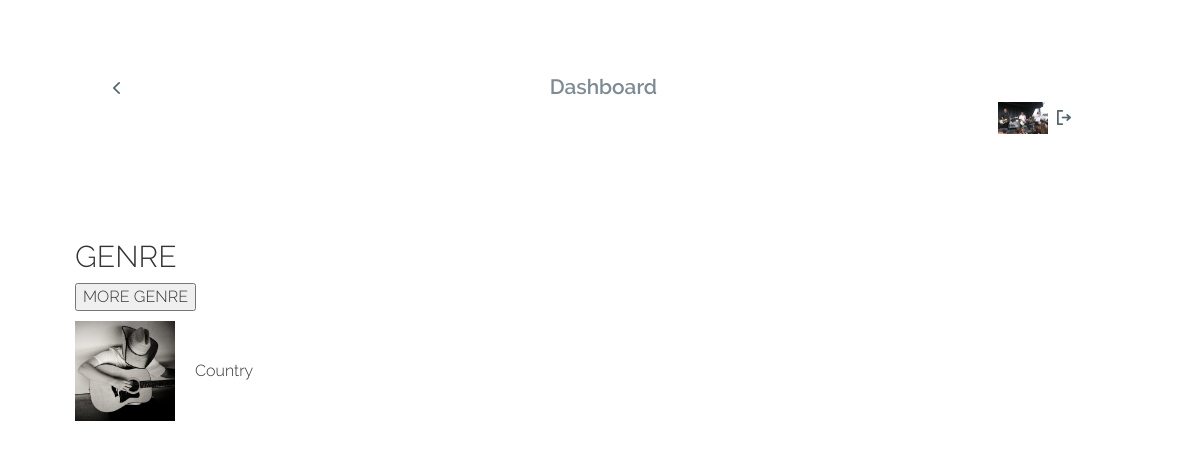
The page /SherlPHP/bandPlaysGenre.php (signed in) on the database its author committed.
### tables this page shows
CREATE TABLE rel_band_plays_genre   (   bname VARCHAR(50) NOT NULL,
                                        gname VARCHAR(50) NOT NULL,
                                        PRIMARY KEY (bname, gname),
                                        FOREIGN KEY (bname) REFERENCES band(bname),
                                        FOREIGN KEY (gname) REFERENCES genre(gname)
                                    );

### SherlPHP/bandPlaysGenre.php (the view, shortened to what this page needs)
<!DOCTYPE HTML>
<html>
	<head>
		<link href="css/bootstrap.css" rel='stylesheet' type='text/css' />
		<link href="css/style.css" rel='stylesheet' type='text/css' />
   		<link rel="stylesheet" href="fonts/css/font-awesome.min.css">
	</head>
	<body>
    <?php
require("connectdb.php");
$uname = $_SESSION['name'];
 ?>
		<div class="container">
			<div class="top-header">
				<link type="text/css" rel="stylesheet" href="css/jquery.mmenu.all.css" />
				<div id="page">
					<div id="header">
						<a href="#menu-left"> </a>
					</div>
				</div>
				<div class="logo">
					<span>Dashboard </span>
				</div>
				<div style="float:right; width:100px;"> <a href="userHome.php"> <?php echo "<img src='images/band/$uname.jpg' style='width:50px; height:32px;'title='admin' alt='HOME' />"
 ?></a> <a href="logout.php"><img src="images/logout.png" alt="LOGOUT"/></a></div>
				<div class="clearfix"> </div>
			</div>
			<div class="content">
            <div style="background-color:#FFF">
            <br/>
            <h2>GENRE</h2>
				<table border="0" width="100%" cellspacing="20">
<tr><td colspan="2"  ><input type="button" value="MORE GENRE" onclick="window.location='bandGenre.php'"/></td>
</tr>
<tr>
<?php
if ($stmt = $mysqli->prepare("select gname from rel_band_plays_genre where bname = ?")) {
	$stmt->bind_param("s", $uname);
  $stmt->execute();
  $stmt->bind_result($gname);
  while($stmt->fetch()){
	  ?>
<td width="120" height="120"><?php echo "<img src='images/genre/$gname.jpg' style='width:100px; height:100px;'/>";?></td><td  style="text-align:left;"><?= $gname; ?></td>
<?php
  }?>
  </tr>
  </table>
  <?php
 }
?>
  </div>
			</div>
		</div>
	</body>
</html>

### SherlPHP/css/style.css (style rules this page uses)
html, body { font-family: 'Raleway-Light'; font-size: 100%; background: url(../purple-abstract-wallpaper-guitar.jpg) no-repeat center center fixed; -webkit-background-size: cover; -moz-background-size: cover; -o-background-size: cover; background-size: cover; }
body a { transition:0.5s all; -webkit-transition:0.5s all; -moz-transition:0.5s all; -o-transition:0.5s all; -ms-transition:0.5s all; }
.container { width:90%; margin:0 auto; }
#header a, .header a { display: block; width: 13px; height: 18px; position: absolute; top:32px; left: 20px; background: url(../images/arrow.png) no-repeat 0px 0px; }
.top-header { background: #FFF; width: 97.8%; position: relative; margin: 3em 15px 15px 15px; padding: 1.5em 1.2em; border-radius: 0.3em; -webkit-border-radius: 0.3em; -moz-border-radius: 0.3em; -o-border-radius: 0.3em; -ms-border-radius: 0.3em; }
.logo { float:left; width:100%; text-align:center; }
.logo span { color: #7D8B94; font-size: 1.3em; font-family: 'Raleway-SemiBold'; }
.content { margin-top: 1.5em; }

### rows shown on the page
rel_band_plays_genre: gname (picture), gname "Country"
